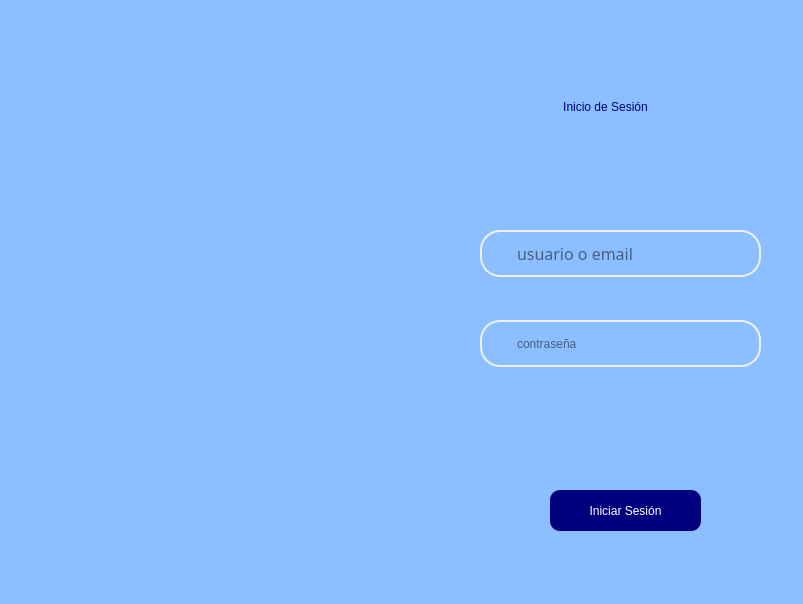
<?xml version="1.0" encoding="UTF-8"?>
<ui version="4.0">
 <class>Login</class>
 <widget class="QDialog" name="Login">
  <property name="enabled">
   <bool>true</bool>
  </property>
  <property name="geometry">
   <rect>
    <x>0</x>
    <y>0</y>
    <width>803</width>
    <height>604</height>
   </rect>
  </property>
  <property name="windowTitle">
   <string>S R B | Inicio de Sesión</string>
  </property>
  <property name="windowIcon">
   <iconset>
    <normaloff>../../public/img/icon-SRB.png</normaloff>../../public/img/icon-SRB.png</iconset>
  </property>
  <property name="styleSheet">
   <string notr="true">background-color: rgb(139, 191, 255);</string>
  </property>
  <property name="modal">
   <bool>false</bool>
  </property>
  <widget class="QLabel" name="lb_image">
   <property name="geometry">
    <rect>
     <x>20</x>
     <y>60</y>
     <width>431</width>
     <height>411</height>
    </rect>
   </property>
   <property name="styleSheet">
    <string notr="true"/>
   </property>
   <property name="text">
    <string/>
   </property>
   <property name="pixmap">
    <pixmap>../../public/img/logo-SRB.png</pixmap>
   </property>
   <property name="scaledContents">
    <bool>true</bool>
   </property>
   <property name="alignment">
    <set>Qt::AlignCenter</set>
   </property>
  </widget>
  <widget class="QPushButton" name="btn_access">
   <property name="geometry">
    <rect>
     <x>550</x>
     <y>490</y>
     <width>151</width>
     <height>41</height>
    </rect>
   </property>
   <property name="sizePolicy">
    <sizepolicy hsizetype="Fixed" vsizetype="Fixed">
     <horstretch>0</horstretch>
     <verstretch>0</verstretch>
    </sizepolicy>
   </property>
   <property name="cursor">
    <cursorShape>PointingHandCursor</cursorShape>
   </property>
   <property name="autoFillBackground">
    <bool>false</bool>
   </property>
   <property name="styleSheet">
    <string notr="true">font: 700 12pt &quot;Verdana&quot;;
background-color: rgb(0,0,127);
color: rgb(255, 255, 255);
border-radius: 10px;</string>
   </property>
   <property name="text">
    <string>Iniciar Sesión</string>
   </property>
   <property name="checkable">
    <bool>false</bool>
   </property>
  </widget>
  <widget class="QFrame" name="horizontalFrame_2">
   <property name="geometry">
    <rect>
     <x>480</x>
     <y>320</y>
     <width>281</width>
     <height>47</height>
    </rect>
   </property>
   <property name="styleSheet">
    <string notr="true">border: 2px solid rgb(240,240,240);
border-radius: 20px;</string>
   </property>
   <layout class="QHBoxLayout" name="horizontalLayout_3">
    <property name="leftMargin">
     <number>20</number>
    </property>
    <item>
     <widget class="QLabel" name="lb_pass">
      <property name="maximumSize">
       <size>
        <width>25</width>
        <height>25</height>
       </size>
      </property>
      <property name="styleSheet">
       <string notr="true">border: none;</string>
      </property>
      <property name="text">
       <string/>
      </property>
      <property name="pixmap">
       <pixmap>../../public/img/candado.png</pixmap>
      </property>
      <property name="scaledContents">
       <bool>true</bool>
      </property>
     </widget>
    </item>
    <item>
     <widget class="QLineEdit" name="line_password">
      <property name="maximumSize">
       <size>
        <width>16777215</width>
        <height>25</height>
       </size>
      </property>
      <property name="focusPolicy">
       <enum>Qt::WheelFocus</enum>
      </property>
      <property name="styleSheet">
       <string notr="true">font: 12pt &quot;Utendo&quot;;
border: none;</string>
      </property>
      <property name="text">
       <string/>
      </property>
      <property name="echoMode">
       <enum>QLineEdit::Password</enum>
      </property>
      <property name="placeholderText">
       <string>contraseña</string>
      </property>
     </widget>
    </item>
   </layout>
  </widget>
  <widget class="QFrame" name="horizontalFrame">
   <property name="geometry">
    <rect>
     <x>480</x>
     <y>230</y>
     <width>281</width>
     <height>47</height>
    </rect>
   </property>
   <property name="styleSheet">
    <string notr="true">border: 2px solid rgb(240,240,240);
border-radius: 20px;</string>
   </property>
   <layout class="QHBoxLayout" name="horizontalLayout">
    <property name="leftMargin">
     <number>20</number>
    </property>
    <item>
     <widget class="QLabel" name="lb_user">
      <property name="maximumSize">
       <size>
        <width>25</width>
        <height>25</height>
       </size>
      </property>
      <property name="styleSheet">
       <string notr="true">border: none;</string>
      </property>
      <property name="text">
       <string/>
      </property>
      <property name="pixmap">
       <pixmap>../../public/img/usuario.png</pixmap>
      </property>
      <property name="scaledContents">
       <bool>true</bool>
      </property>
     </widget>
    </item>
    <item>
     <widget class="QLineEdit" name="line_user">
      <property name="maximumSize">
       <size>
        <width>16777215</width>
        <height>25</height>
       </size>
      </property>
      <property name="font">
       <font>
        <family>Utendo</family>
        <pointsize>12</pointsize>
        <weight>50</weight>
        <italic>false</italic>
        <bold>false</bold>
       </font>
      </property>
      <property name="styleSheet">
       <string notr="true">font: 12pt &quot;Utendo&quot;;
border: none;</string>
      </property>
      <property name="text">
       <string/>
      </property>
      <property name="echoMode">
       <enum>QLineEdit::Normal</enum>
      </property>
      <property name="placeholderText">
       <string>usuario o email</string>
      </property>
     </widget>
    </item>
   </layout>
  </widget>
  <widget class="QLabel" name="lb_error">
   <property name="geometry">
    <rect>
     <x>470</x>
     <y>410</y>
     <width>311</width>
     <height>31</height>
    </rect>
   </property>
   <property name="minimumSize">
    <size>
     <width>300</width>
     <height>0</height>
    </size>
   </property>
   <property name="styleSheet">
    <string notr="true">color: rgb(184, 0, 0);
font: italic 10pt &quot;Verdana&quot;;</string>
   </property>
   <property name="frameShadow">
    <enum>QFrame::Raised</enum>
   </property>
   <property name="lineWidth">
    <number>4</number>
   </property>
   <property name="text">
    <string/>
   </property>
   <property name="alignment">
    <set>Qt::AlignCenter</set>
   </property>
   <property name="wordWrap">
    <bool>true</bool>
   </property>
  </widget>
  <widget class="QLabel" name="lb_title">
   <property name="geometry">
    <rect>
     <x>460</x>
     <y>70</y>
     <width>291</width>
     <height>73</height>
    </rect>
   </property>
   <property name="maximumSize">
    <size>
     <width>300</width>
     <height>16777215</height>
    </size>
   </property>
   <property name="styleSheet">
    <string notr="true">font: 700 30pt &quot;Utendo&quot;;
color: rgb(0, 0, 127);</string>
   </property>
   <property name="text">
    <string>Inicio de Sesión</string>
   </property>
   <property name="alignment">
    <set>Qt::AlignCenter</set>
   </property>
  </widget>
 </widget>
 <resources/>
 <connections/>
</ui>
